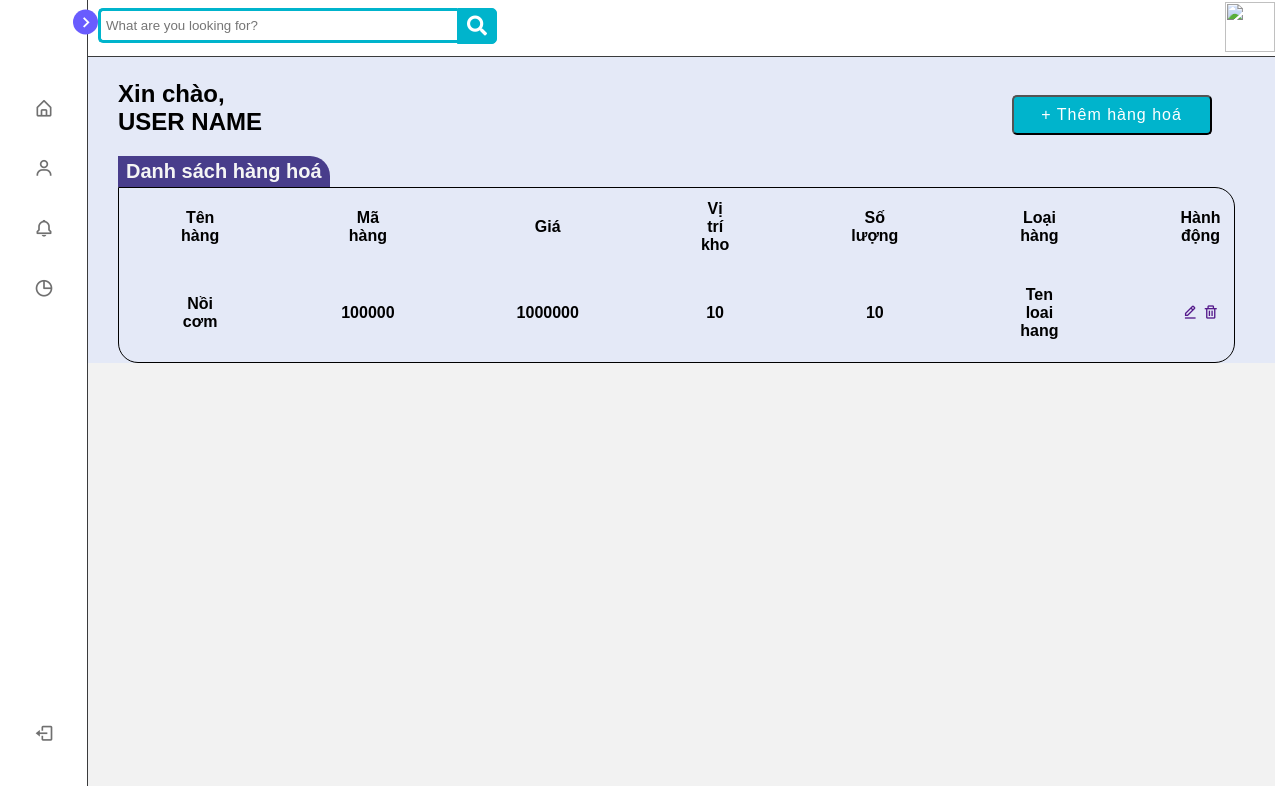
The app's page /goods/search.php, older data.
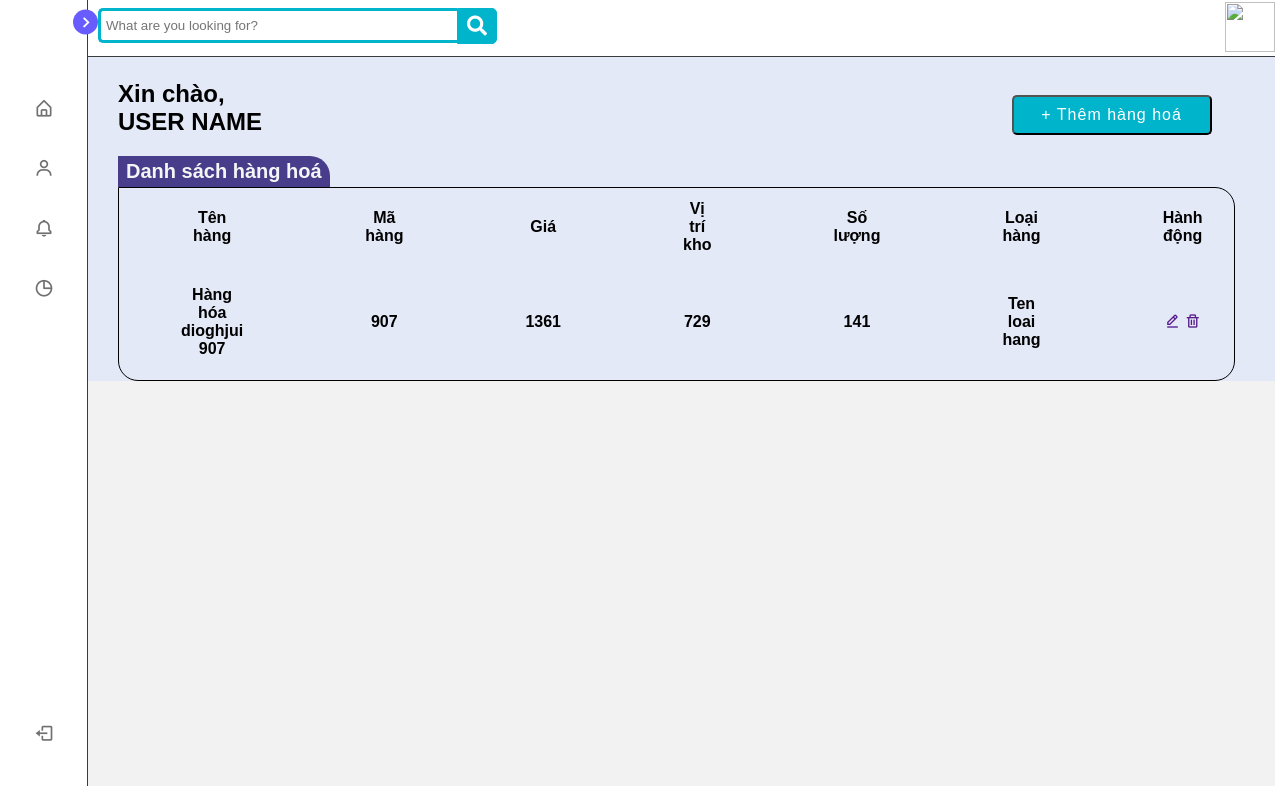
The same page, newer data.
### tables this page shows
CREATE TABLE IF NOT EXISTS `hang_hoa` (
  `ma` int(11) NOT NULL AUTO_INCREMENT,
  `ten_hang` varchar(50) NOT NULL,
  `gia_nhap` int(11) NOT NULL,
  `gia_ban` int(11) NOT NULL,
  `img_link` varchar(255) NOT NULL,
  `so_luong_da_ban` int(11) NOT NULL,
  `so_luong_ton` int(11) NOT NULL,
  `ma_nha_cung_cap` int(11) NOT NULL,
  `ma_loai_hang` int(11) NOT NULL,
  `create_at` datetime NOT NULL DEFAULT CURRENT_TIMESTAMP,
  PRIMARY KEY (`ma`),
  KEY `ma_loai_hang` (`ma_loai_hang`)
);

### goods/search.php (the view, shortened to what this page needs)
<?php
    require_once("../connect.php");
?>
    <?php require_once ('../root/top.php')?>
    <?php top('Xem chi tiết') ?>
</head>
<body>
    <?php require_once ('../root/menu.php')?>
    <?php require_once ('../root/header.php')?>
    <div class="container">
            <div class="hello-user">
                <h2>Xin chào,</h2>
                <h2>USER NAME</h2>
            </div>
            <div class="button-add">
                <button type="button">
                    + Thêm hàng hoá
                </button>
            </div>
            <div class="title">
                <h2>Danh sách hàng hoá</h2>
            </div>
            <div class="table">
                <table>
                    <tr>
                        <th>Tên hàng</th>
                        <th>Mã hàng</th>
                        <th>Giá</th>
                        <th>Vị trí kho</th>
                        <th>Số lượng</th>
                        <th>Loại hàng</th>
                        <th>Hành động</th>
                    </tr>
                    <tr>
                        <th><?php echo $item['ten_hang'] ?></th>
                        <th><?= $item['gia_nhap'] ?></th>
                        <th><?= $item['gia_ban'] ?></th>
                        <th><?= $item['so_luong_da_ban'] ?></th>
                        <th><?= $item['so_luong_ton'] ?></th>
                        <th>Ten loai hang</th>
                        <th>
                            <a href=""><i class='bx bx-edit-alt'></i></a>
                            <a href=""><i class='bx bx-trash'></i></a>
                        </th>
                    </tr>
                </table>
            </div>
        </div>
       <?php require_once ('../root/footer.php')?>
</body>
</html>

### root/top.php
<?php
function top($title)
{
  echo "<!DOCTYPE html>
  <html lang='en'>
  <head>
    <meta charset='UTF-8'>
    <meta http-equiv='X-UA-Compatible' content='IE=edge'>
    <meta name='viewport' content='width=device-width, initial-scale=1.0'>
    <title>$title</title>
    <link rel='stylesheet' href='../assets/css/addproduct2.css'>
    <link rel='stylesheet' href='../assets/css/grid.css'>
    <link rel='stylesheet' href='../assets/css/base.css'>
    <link rel='stylesheet' href='../assets/css/style.css'>
    <link rel='stylesheet' href='../assets/css/validation.css'>
    <link href='https://unpkg.com/boxicons@2.1.1/css/boxicons.min.css' rel='stylesheet'>
    <link rel='stylesheet' href='https://use.fontawesome.com/releases/v5.15.2/css/all.css' />
    <link rel='preconnect' href='https://fonts.googleapis.com'>
    <link rel='preconnect' href='https://fonts.gstatic.com' crossorigin>
    <link href='https://fonts.googleapis.com/css2?family=Montserrat:ital,wght@0,100;0,300;0,400;0,700;0,800;0,900;1,500&display=swap' rel='stylesheet'>
    ";
}

### root/menu.php (shortened to what this page needs)
<?php
include("../connect.php");
$sql = 'SELECT * FROM hang_hoa ORDER BY ma DESC LIMIT 1';
$resultLast = mysqli_query($conn, $sql);
$item = mysqli_fetch_array($resultLast);
?>
<nav class="sidebar close">
  <header>
    <div class="image-text">
    </div>
    <i class="bx bx-chevron-right toggle"></i>
  </header>
  <div class="menu-bar">
    <div class="menu">
      <ul class="menu-links">
        <li class="nav-link">
          <a href="#">
            <i class="bx bx-home-alt icon"></i>
          </a>
        </li>
        <li class="nav-link" id="user-click">
          <a href="#" class="user-click" onclick="hien1()">
            <i class="bx bx-user icon"></i>
          </a>
        </li>
        <li class="nav-link">
          <a href="#" onclick="hien2()">
            <i class="bx bx-bell icon"></i>
          </a>
        </li>
        <li class="nav-link">
          <a href="#" onclick="hien3()">
            <i class="bx bx-pie-chart-alt icon"></i>
          </a>
        </li>
      </ul>
    </div>
    <div class="bottom-content">
      <li class="">
        <a href="login.php">
          <i class="bx bx-log-out icon"></i>
        </a>
      </li>
    </div>
  </div>
</nav>

### root/header.php
<section class="home">
  <div class="header-top">
    <div class="search">
      <input type="text" class="searchTerm" placeholder="What are you looking for?">
      <button type="submit" class="searchButton">
        <i class="fa fa-search"></i>
      </button>
      <div class="img-user"><span><img width="50" height="50" src="https://cdn-icons-png.flaticon.com/512/3135/3135768.png" alt=""></span></div>
    </div>
  </div>

### root/footer.php (shortened to what this page needs)
</section>

### assets/css/addproduct2.css (style rules this page uses)
* { font-family: Arial, Helvetica, sans-serif; box-sizing: border-box; margin: 0; padding: 0; }

### assets/css/base.css (style rules this page uses)
:root { --primary-color: #110a57; --yellow-color: #fec93b; --dark-blue: #07689f; --normal-blue: #40a8c5; --light-blue: #a0d5f4; }

### assets/css/style.css (style rules this page uses)
* { margin: 0; padding: 0; box-sizing: border-box; font-family: 'Poppins', sans-serif; }
:root { --body-color: #e4e9f7; --sidebar-color: #fff; --primary-color: #695cfe; --primary-color-light: #f6f5ff; --toggle-color: #ddd; --text-color: #707070; --tran-03: all 0.2s ease; --tran-03: all 0.3s ease; --tran-04: all 0.3s ease; --tran-05: all 0.3s ease; }
body { min-height: 100vh; background-color: var(--body-color); transition: var(--tran-05); }
.sidebar { position: fixed; top: 0; left: 0; height: 100%; width: 250px; padding: 10px 14px; background: var(--sidebar-color); transition: var(--tran-05); z-index: 100; }
.sidebar.close { width: 88px; border-right: 0.5px solid #3a3b3c; }
.sidebar li { height: 50px; list-style: none; align-items: center; margin-top: 10px; }
.sidebar header .image, .sidebar .icon { min-width: 60px; border-radius: 6px; }
.sidebar .icon { min-width: 60px; border-radius: 6px; height: 100%; display: flex; align-items: center; justify-content: center; font-size: 20px; }
.sidebar .text, .sidebar .icon { color: var(--text-color); transition: var(--tran-03); }
.sidebar header { position: relative; }
.sidebar header .image-text { display: flex; align-items: center; }
.sidebar header .toggle { position: absolute; top: 50%; right: -25px; transform: translateY(-50%) rotate(180deg); height: 25px; width: 25px; background-color: var(--primary-color); color: var(--sidebar-color); border-radius: 50%; display: flex; align-items: center; justify-content: center; font-size: 22px; cursor: pointer; transition: var(--tran-05); }
.sidebar.close .toggle { transform: translateY(-50%) rotate(0deg); }
.sidebar .menu { margin-top: 40px; }
.sidebar li a { list-style: none; height: 100%; background-color: transparent; display: flex; align-items: center; height: 100%; width: 100%; border-radius: 6px; text-decoration: none; transition: var(--tran-03); }
.sidebar .menu-bar { height: calc(100% - 55px); display: flex; flex-direction: column; justify-content: space-between; overflow-y: scroll; }
.home { position: absolute; top: 0; top: 0; left: 250px; width: calc(100% - 250px); background-color: var(--body-color); transition: var(--tran-05); }
.sidebar.close ~ .home { left: 78px; width: calc(100% - 78px); }
.header-top { height: 60px; }
body { background: #f2f2f2; font-family: 'Open Sans', sans-serif; }
.search { width: 100%; position: relative; display: flex; background-color: white; border-bottom: 0.5px solid #3a3b3c; }
.searchTerm { width: 30%; border: 3px solid #00b4cc; border-right: none; padding: 5px; height: 20px; border-radius: 5px 0 0 5px; color: #9dbfaf; height: 35px; margin-left: 20px; margin-top: 8px; }
.searchButton { width: 40px; height: 36px; border: 1px solid #00b4cc; background: #00b4cc; text-align: center; color: #fff; border-radius: 0 5px 5px 0; cursor: pointer; font-size: 20px; margin-top: 8px; }
.img-user { margin-left: auto; margin-top: 2px; }
.hello-user { width: 80%; float: left; }
.hello-user h2 { width: auto; }
.container { padding: 20px 40px; }
.button-add { width: 20%; float: right; margin-top: 15px; height: 70px; }
.button-add button { background-color: #00b4cc; color: white; height: 40px; letter-spacing: 1px; width: 200px; border-radius: 5px; font-size: medium; }
.title { margin-top: 20px; float: left; background-color: darkslateblue; border-top-right-radius: 20px; padding: 4px 8px; }
.title h2 { font-size: 20px; color: whitesmoke; text-align: center; }
.table { float: left; width: 100%; }
th, td { padding-top: 10px; padding-bottom: 20px; padding-left: 60px; padding-right: 60px; }
.table { border: 1px solid black; border-bottom-left-radius: 20px; border-bottom-right-radius: 20px; border-top-right-radius: 20px; height: auto; }

Row changes from the older to the newer data that the page shows:
no longer on this page (row unchanged): hang_hoa: ten_hang "Nồi cơm", gia_nhap "100000", gia_ban "1000000", so_luong_da_ban "10", so_luong_ton "10"
added hang_hoa: ten_hang "Hàng hóa dioghjui 907", gia_nhap "907", gia_ban "1361", so_luong_da_ban "729", so_luong_ton "141"
